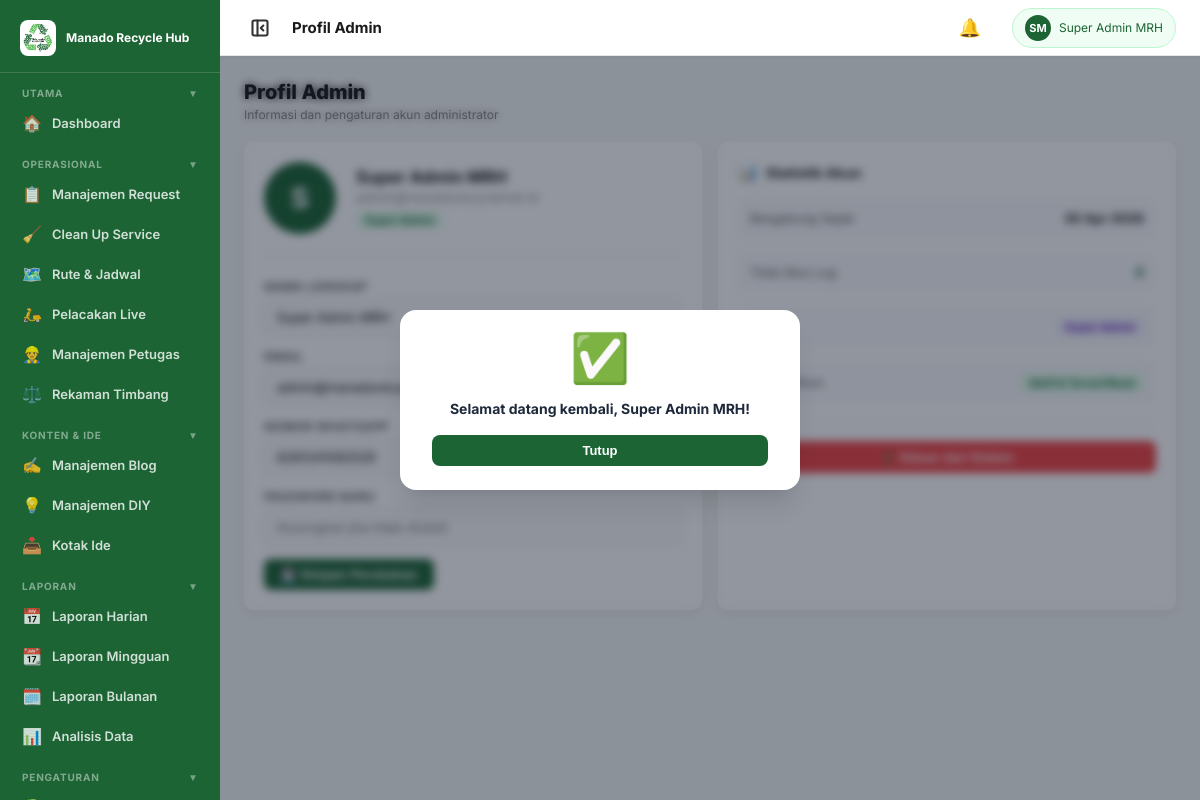
Screenshot of /admin/profile.php (signed in) with the database file from the repository.
### tables this page shows
CREATE TABLE `users` (
  `id` bigint(20) UNSIGNED NOT NULL,
  `role_id` tinyint(3) UNSIGNED NOT NULL,
  `nama` varchar(150) NOT NULL,
  `email` varchar(191) NOT NULL,
  `password_hash` varchar(255) NOT NULL,
  `nomor_wa` varchar(20) DEFAULT NULL,
  `alamat` text DEFAULT NULL,
  `kota` varchar(100) DEFAULT 'Manado',
  `kecamatan` varchar(100) DEFAULT NULL,
  `kelurahan` varchar(100) DEFAULT NULL,
  `foto_profil` varchar(255) DEFAULT NULL,
  `is_active` tinyint(1) NOT NULL DEFAULT 1,
  `email_verified` tinyint(1) NOT NULL DEFAULT 0,
  `last_login_at` timestamp NULL DEFAULT NULL,
  `created_at` timestamp NOT NULL DEFAULT current_timestamp(),
  `updated_at` timestamp NOT NULL DEFAULT current_timestamp() ON UPDATE current_timestamp()
);

### include/config.php (called while the page is built, shortened)
<?php
function fmtDate(?string $d, string $fmt = 'd M Y'): string {
    return date($fmt, strtotime($d));
}
function getFlash(): ?array {
    $f = $_SESSION['flash'] ?? null;
    return $f;
}

### admin/profile.php (the view, shortened to what this page needs)
<?php
require_once __DIR__ . '/../include/config.php';
$page_id    = 'profile';
$page_title = 'Profil Admin';
$db         = getDB();
$current_admin_id = $_SESSION['user_id'] ?? 1;
$admin_stmt = $db->prepare("SELECT * FROM users WHERE id = ? LIMIT 1");
$admin_stmt->execute([$current_admin_id]);
$admin = $admin_stmt->fetch();
$logCountStmt = $db->prepare("SELECT COUNT(*) FROM activity_logs WHERE user_id=?");
$logCountStmt->execute([$current_admin_id]);
$logCount = (int)$logCountStmt->fetchColumn();
require_once __DIR__ . '/layout/header.php';
?>
<div class="page-header">
  <h1>Profil Admin</h1>
  <p>Informasi dan pengaturan akun administrator</p>
</div>
<div class="grid-2">
  <div class="card">
    <div style="display:flex;align-items:center;gap:20px;margin-bottom:24px;padding-bottom:20px;border-bottom:1px solid #f0f0f0">
      <div style="width:72px;height:72px;border-radius:50%;background:var(--green-700);display:flex;align-items:center;justify-content:center;font-size:28px;font-weight:700;color:#fff;flex-shrink:0">
        <?= strtoupper(substr($admin['nama']??'A',0,1)) ?>
      </div>
      <div>
        <div style="font-weight:700;font-size:17px"><?= htmlspecialchars($admin['nama']??'Admin') ?></div>
        <div style="font-size:13px;color:#888;margin-top:2px"><?= htmlspecialchars($admin['email']??'') ?></div>
        <span class="badge badge-green" style="margin-top:6px">Super Admin</span>
      </div>
    </div>
    <form method="POST">
      <div class="form-group"><label class="form-label">Nama Lengkap</label><input class="form-input" name="nama" value="<?= htmlspecialchars($admin['nama']??'') ?>"></div>
      <div class="form-group"><label class="form-label">Email</label><input class="form-input" name="email" type="email" value="<?= htmlspecialchars($admin['email']??'') ?>"></div>
      <div class="form-group"><label class="form-label">Nomor WhatsApp</label><input class="form-input" name="nomor_wa" value="<?= htmlspecialchars($admin['nomor_wa']??'') ?>"></div>
      <div class="form-group"><label class="form-label">Password Baru</label><input class="form-input" name="password" type="password" placeholder="Kosongkan jika tidak diubah"></div>
      <button type="submit" class="btn btn-primary">💾 Simpan Perubahan</button>
    </form>
  </div>
  <div class="card">
    <div class="card-title"><div class="ct-icon">📊</div> Statistik Akun</div>
    <div style="display:flex;flex-direction:column;gap:14px">
      <div style="display:flex;justify-content:space-between;padding:12px;background:#f9fafb;border-radius:var(--radius)">
        <span style="font-size:13px;color:#555">Bergabung Sejak</span>
        <span style="font-size:13px;font-weight:700"><?= fmtDate($admin['created_at']??'','d M Y') ?></span>
      </div>
      <div style="display:flex;justify-content:space-between;padding:12px;background:#f9fafb;border-radius:var(--radius)">
        <span style="font-size:13px;color:#555">Total Aksi Log</span>
        <span style="font-size:13px;font-weight:700;color:var(--green-700)"><?= $logCount ?></span>
      </div>
      <div style="display:flex;justify-content:space-between;padding:12px;background:#f9fafb;border-radius:var(--radius)">
        <span style="font-size:13px;color:#555">Role</span>
        <span class="badge badge-purple">Super Admin</span>
      </div>
      <div style="display:flex;justify-content:space-between;padding:12px;background:#f9fafb;border-radius:var(--radius)">
        <span style="font-size:13px;color:#555">Status Akun</span>
        <span class="badge badge-green">Aktif & Terverifikasi</span>
      </div>
    </div>
    <div style="margin-top:20px;padding-top:16px;border-top:1px solid #f0f0f0">
      <a href="logout.php" class="btn btn-danger" style="width:100%;justify-content:center">🚪 Keluar dari Sistem</a>
    </div>
  </div>
</div>
<?php require_once __DIR__ . '/layout/footer.php'; ?>

### admin/layout/header.php (shortened to what this page needs)
<?php
$_flash = getFlash();
$pfx = '';
$current_admin_id = $_SESSION['user_id'] ?? 1;
$header_db = isset($db) ? $db : getDB();
$headerAdminName = 'Super Admin MRH';
$headerAdminAvatar = 'SA';
try {
    $headerAdminStmt = $header_db->prepare("SELECT nama FROM users WHERE id = ? LIMIT 1");
    $headerAdminStmt->execute([$current_admin_id]);
    $headerAdmin = $headerAdminStmt->fetch();
    if ($headerAdmin && !empty($headerAdmin['nama'])) {
        $headerAdminName = $headerAdmin['nama'];
        $words = preg_split('/\s+/', trim(preg_replace('/[^a-zA-Z ]/', '', $headerAdminName)));
        $headerAdminAvatar = strtoupper(substr($words[0] ?? '', 0, 1));
        if (count($words) > 1) {
            $headerAdminAvatar .= strtoupper(substr(end($words), 0, 1));
        }
    }
} catch (Exception $e) {}
?>
<!DOCTYPE html>
<html lang="id">
<head>
</head>
<body>
<aside class="sidebar" id="adminSidebar">
  <div class="sidebar-brand">
    <?php
    $logo_src = file_exists('logo_square.png') ? 'logo_square.png' : '../logo_square.png';
    ?>
    <img src="<?= $logo_src ?>" alt="Logo" style="width: 36px; height: 36px; object-fit: cover; border-radius: 8px; flex-shrink: 0;">
    <div class="brand-text">
      <?= SITE_NAME ?>
    </div>
  </div>
  <div class="nav-group" id="group-utama">
    <div class="nav-group-header" onclick="toggleNavGroup('group-utama')">
      <span class="nav-group-label">Utama</span>
      <span class="nav-group-arrow">▼</span>
    </div>
    <ul class="sidebar-nav nav-group-items">
      <li><a href="<?= $pfx ?>dashboard.php" class="<?= ($page_id??'')==='dashboard'?'active':'' ?>" title="Dashboard"><span class="nav-icon">🏠</span> <span class="nav-text">Dashboard</span></a></li>
    </ul>
  </div>
  <div class="nav-group" id="group-operasional">
    <div class="nav-group-header" onclick="toggleNavGroup('group-operasional')">
      <span class="nav-group-label">Operasional</span>
      <span class="nav-group-arrow">▼</span>
    </div>
    <ul class="sidebar-nav nav-group-items">
      <li><a href="<?= $pfx ?>req_management.php"    class="<?= ($page_id??'')==='req_management'?'active':'' ?>" title="Manajemen Request"><span class="nav-icon">📋</span> <span class="nav-text">Manajemen Request</span></a></li>
      <li><a href="<?= $pfx ?>cleanup_management.php" class="<?= ($page_id??'')==='cleanup_management'?'active':'' ?>" title="Clean Up Service"><span class="nav-icon">🧹</span> <span class="nav-text">Clean Up Service</span></a></li>
      <li><a href="<?= $pfx ?>rute_jadwal.php"        class="<?= ($page_id??'')==='rute_jadwal'?'active':'' ?>" title="Rute & Jadwal"><span class="nav-icon">🗺️</span> <span class="nav-text">Rute & Jadwal</span></a></li>
      <li><a href="<?= $pfx ?>live_tracking.php"       class="<?= ($page_id??'')==='live_tracking'?'active':'' ?>" title="Pelacakan Live"><span class="nav-icon">🛵</span> <span class="nav-text">Pelacakan Live</span></a></li>
      <li><a href="<?= $pfx ?>officer_management.php" class="<?= ($page_id??'')==='officer_management'?'active':'' ?>" title="Manajemen Petugas"><span class="nav-icon">👷</span> <span class="nav-text">Manajemen Petugas</span></a></li>
      <li><a href="<?= $pfx ?>weighing_records.php"  class="<?= ($page_id??'')==='weighing_records'?'active':'' ?>" title="Rekaman Timbang"><span class="nav-icon">⚖️</span> <span class="nav-text">Rekaman Timbang</span></a></li>
    </ul>
  </div>
  <div class="nav-group" id="group-konten">
    <div class="nav-group-header" onclick="toggleNavGroup('group-konten')">
      <span class="nav-group-label">Konten & Ide</span>
      <span class="nav-group-arrow">▼</span>
    </div>
    <ul class="sidebar-nav nav-group-items">
      <li><a href="<?= $pfx ?>blog_management.php" class="<?= ($page_id??'')==='blog_management'?'active':'' ?>" title="Manajemen Blog"><span class="nav-icon">✍️</span> <span class="nav-text">Manajemen Blog</span></a></li>
      <li><a href="<?= $pfx ?>diy_management.php"  class="<?= ($page_id??'')==='diy_management'?'active':'' ?>" title="Manajemen DIY"><span class="nav-icon">💡</span> <span class="nav-text">Manajemen DIY</span></a></li>
      <li><a href="<?= $pfx ?>idea_management.php" class="<?= ($page_id??'')==='idea_management'?'active':'' ?>" title="Kotak Ide"><span class="nav-icon">📥</span> <span class="nav-text">Kotak Ide</span></a></li>
    </ul>
  </div>
  <div class="nav-group" id="group-laporan">
    <div class="nav-group-header" onclick="toggleNavGroup('group-laporan')">
      <span class="nav-group-label">Laporan</span>
      <span class="nav-group-arrow">▼</span>
    </div>
    <ul class="sidebar-nav nav-group-items">
      <li><a href="<?= $pfx ?>laporan_harian.php"   class="<?= ($page_id??'')==='laporan_harian'?'active':'' ?>" title="Laporan Harian"><span class="nav-icon">📅</span> <span class="nav-text">Laporan Harian</span></a></li>
      <li><a href="<?= $pfx ?>laporan_mingguan.php" class="<?= ($page_id??'')==='laporan_mingguan'?'active':'' ?>" title="Laporan Mingguan"><span class="nav-icon">📆</span> <span class="nav-text">Laporan Mingguan</span></a></li>
      <li><a href="<?= $pfx ?>laporan_bulanan.php"  class="<?= ($page_id??'')==='laporan_bulanan'?'active':'' ?>" title="Laporan Bulanan"><span class="nav-icon">🗓️</span> <span class="nav-text">Laporan Bulanan</span></a></li>
      <li><a href="<?= $pfx ?>analisis_data.php"    class="<?= ($page_id??'')==='analisis_data'?'active':'' ?>" title="Analisis Data"><span class="nav-icon">📊</span> <span class="nav-text">Analisis Data</span></a></li>
    </ul>
  </div>
  <div class="nav-group" id="group-pengaturan">
    <div class="nav-group-header" onclick="toggleNavGroup('group-pengaturan')">
      <span class="nav-group-label">Pengaturan</span>
      <span class="nav-group-arrow">▼</span>
    </div>
    <ul class="sidebar-nav nav-group-items">
      <li><a href="<?= $pfx ?>kategori_sampah.php" class="<?= ($page_id??'')==='kategori_sampah'?'active':'' ?>" title="Kategori Sampah"><span class="nav-icon">♻️</span> <span class="nav-text">Kategori Sampah</span></a></li>
    </ul>
  </div>
</aside>
<div class="topbar">
  <button class="btn-sidebar-toggle" onclick="toggleSidebarCollapse()" title="Toggle Sidebar">
  </button>
  <div class="topbar-title"><?= htmlspecialchars($page_title ?? '') ?></div>
  <div style="position: relative; margin-right: 15px; cursor: pointer; display: flex; align-items: center;" id="notifBellContainer">
    <span style="font-size: 18px;" onclick="toggleNotificationDropdown()">🔔</span>
  </div>
  <div class="topbar-badge">
    <div class="avatar"><?= htmlspecialchars($headerAdminAvatar) ?></div>
    <span><?= htmlspecialchars($headerAdminName) ?></span>
  </div>
</div>
<div class="main-wrap">
<?php if ($_flash): ?>
<div class="flash-overlay" id="flashOverlay">
  <div class="flash flash-<?= htmlspecialchars($_flash['type']) ?>">
    <div class="flash-icon"><?= $_flash['type'] === 'success' ? '✅' : '❌' ?></div>
    <div class="flash-msg"><?= htmlspecialchars($_flash['msg']) ?></div>
    <button class="flash-close-btn" onclick="document.getElementById('flashOverlay').style.display='none'">Tutup</button>
  </div>
</div>
<?php endif; ?>

### rows the page displays
users: nama "SM", nama "Super Admin MRH", nama "S", created_at "30 Apr 2026"

### other values shown
SITE_NAME "Manado Recycle Hub"
$page_title "Profil Admin"
$_flash['msg'] "Selamat datang kembali, Super Admin MRH!"
$logCount "0"
